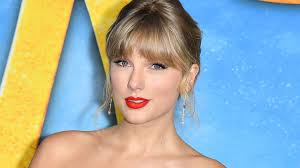
#> input picture Taylor.jpg, 300 x 168 px
$ python detect_face_image.py
#> lines starting #> are read from the running program, lines starting #| are printed output that depends on the picture; after the words box and inside, x2 and y2 are one past the last pixel; in counts of white or black regions, pixels touching at a corner belong together
import cv2
from random import randrange

# Load the cascade
face_cascade = cv2.CascadeClassifier('haarcascade_frontalface_default.xml')

# Read the input image
img = cv2.imread('Taylor.jpg')
#> img is the input picture: shape (168, 300, 3); mean B, G, R 171.3, 174, 158.8

# Convert into grayscale
gray = cv2.cvtColor(img, cv2.COLOR_BGR2GRAY)
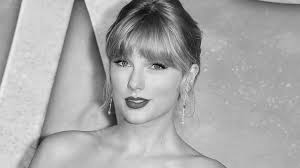
#> gray: shape (168, 300); min 2, max 240, mean 169.1

# Detect faces
faces = face_cascade.detectMultiScale(gray, scaleFactor=1.1, minNeighbors=4)
#> faces = [[91, 24, 100, 100]]

# Draw a rectangle around the faces
for (x, y, w, h) in faces:
    cv2.rectangle(img, (x, y), (x + w, y + h), (randrange(256), randrange(256), randrange(256)), 5)
#> this loop made 1 pass
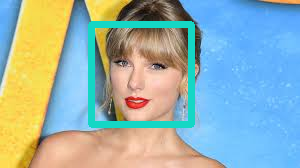
#> img: shape (168, 300, 3); 5.52% of pixels changed, all inside (x1, y1, x2, y2) = (88, 21, 195, 128)

# Display the output
cv2.imshow('img', img)
cv2.waitKey()
